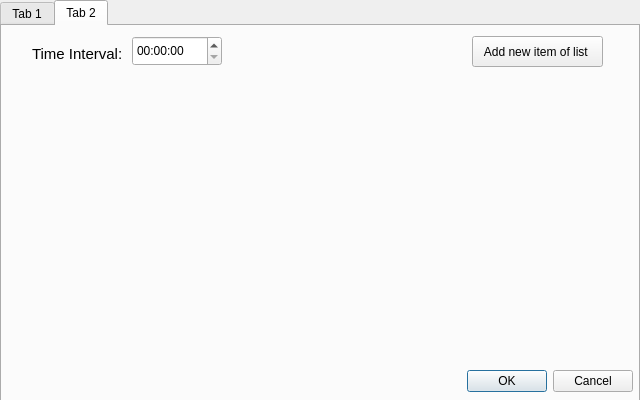
<?xml version="1.0" encoding="UTF-8"?>
<ui version="4.0">
 <class>TimeTabrRandomListWidget</class>
 <widget class="QWidget" name="TimeTabrRandomListWidget">
  <property name="geometry">
   <rect>
    <x>0</x>
    <y>0</y>
    <width>640</width>
    <height>400</height>
   </rect>
  </property>
  <property name="windowTitle">
   <string>Form</string>
  </property>
  <widget class="QTabWidget" name="TimeTabrRandomListTabWidget">
   <property name="geometry">
    <rect>
     <x>0</x>
     <y>0</y>
     <width>640</width>
     <height>420</height>
    </rect>
   </property>
   <property name="currentIndex">
    <number>1</number>
   </property>
   <widget class="QWidget" name="ViewTab">
    <attribute name="title">
     <string>Tab 1</string>
    </attribute>
   </widget>
   <widget class="QWidget" name="CreateTab">
    <attribute name="title">
     <string>Tab 2</string>
    </attribute>
    <widget class="QTimeEdit" name="timeEditTimeInterval">
     <property name="geometry">
      <rect>
       <x>130</x>
       <y>10</y>
       <width>90</width>
       <height>30</height>
      </rect>
     </property>
    </widget>
    <widget class="QPushButton" name="ButtonAddNewItemOfRandomList">
     <property name="geometry">
      <rect>
       <x>470</x>
       <y>10</y>
       <width>131</width>
       <height>31</height>
      </rect>
     </property>
     <property name="text">
      <string>Add new item of list </string>
     </property>
    </widget>
    <widget class="QDialogButtonBox" name="TimeTabrRandomListTabButtonBox">
     <property name="geometry">
      <rect>
       <x>0</x>
       <y>340</y>
       <width>631</width>
       <height>31</height>
      </rect>
     </property>
     <property name="standardButtons">
      <set>QDialogButtonBox::Cancel|QDialogButtonBox::Ok</set>
     </property>
    </widget>
    <widget class="QLabel" name="labelTimeInterval">
     <property name="geometry">
      <rect>
       <x>30</x>
       <y>20</y>
       <width>101</width>
       <height>16</height>
      </rect>
     </property>
     <property name="font">
      <font>
       <pointsize>11</pointsize>
      </font>
     </property>
     <property name="text">
      <string>Time Interval: </string>
     </property>
    </widget>
   </widget>
  </widget>
 </widget>
 <resources/>
 <connections/>
</ui>
